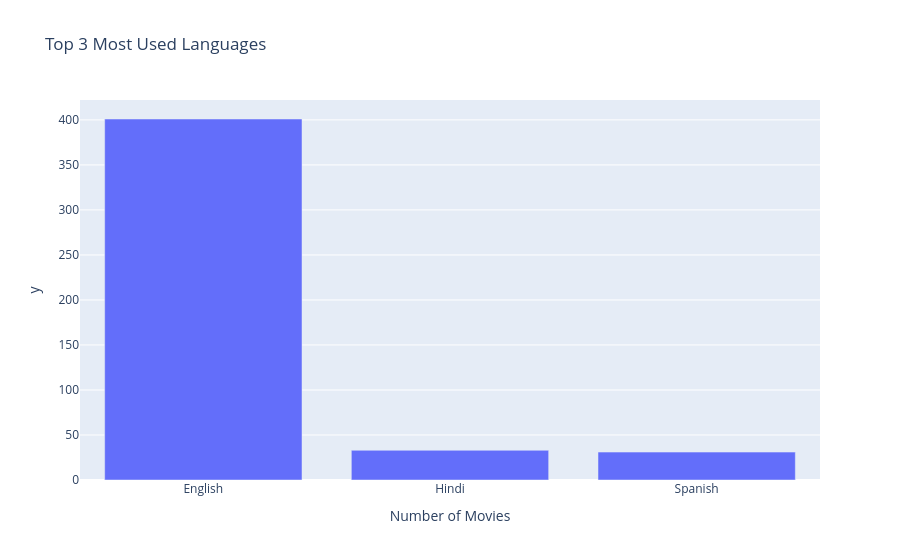

Notebook source saved alongside this figure:
### Code cell
import plotly.express as px

fig = px.bar(
   df_top_lang.reset_index(),x=df_top_lang.index,y=df_top_lang.values,labels={"index": "Language", "Language": "Number of Movies"},
    title="Top 3 Most Used Languages"
)

fig.show()

### Figure 1 — Plotly figure (JSON) as saved in the notebook; plotly's stock layout.template omitted (floating-point values rounded to 4 significant figures)
{"data": [{"hovertemplate": "Number of Movies=%{x}<br>y=%{y}<extra></extra>", "legendgroup": "", "marker": {"color": "#636efa", "pattern": {"shape": ""}}, "name": "", "orientation": "v", "showlegend": false, "textposition": "auto", "type": "bar", "x": ["English", "Hindi", "Spanish"], "xaxis": "x", "y": [401, 33, 31], "yaxis": "y"}], "layout": {"barmode": "relative", "legend": {"tracegroupgap": 0}, "title": {"text": "Top 3 Most Used Languages"}, "xaxis": {"anchor": "y", "domain": [0, 1], "title": {"text": "Number of Movies"}}, "yaxis": {"anchor": "x", "domain": [0, 1], "title": {"text": "y"}}}}
